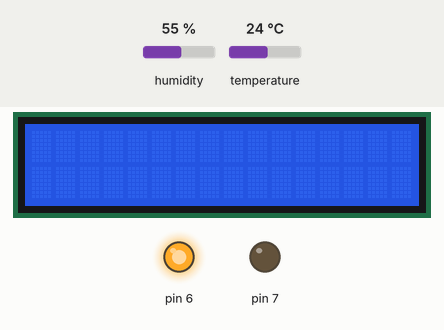
Simulated run of this sketch. Board: Arduino Uno, built with avr-gcc and run on an emulated ATmega328P. Parts: 16×2 character LCD, output pins drawn as LEDs (lit = HIGH). Inputs (shaded band) come from the test bench; at power-on: temperature 24 °C, humidity 55 %.

Above: at 1.2 s.
1.3 s: temperature set to 20.6 °C
At 4.2 s:
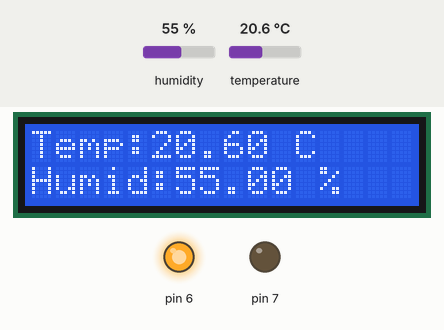
4.5 s: temperature set to 19.5 °C
At 8.7 s:
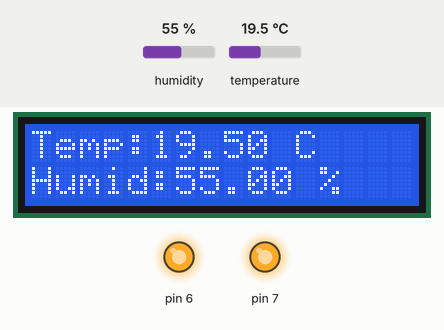
9.0 s: temperature set to 16.8 °C
At 11.1 s:
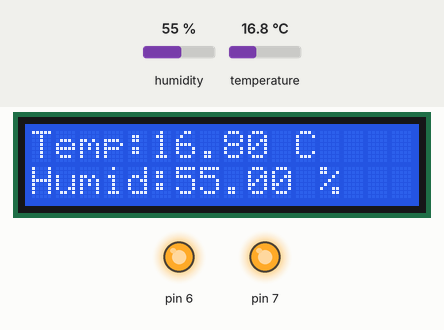
12.0 s: temperature set to 15.4 °C
At 14.1 s:
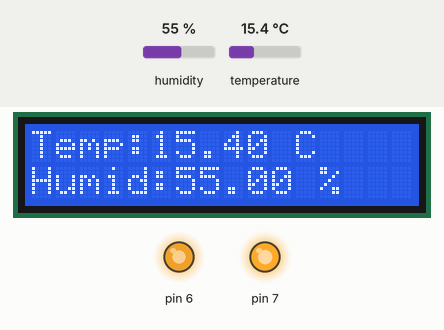
15.0 s: temperature set to 28 °C
At 16.9 s:
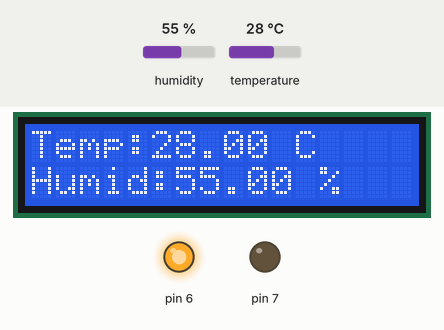
18.0 s: humidity set to 22 %
At 20.3 s:
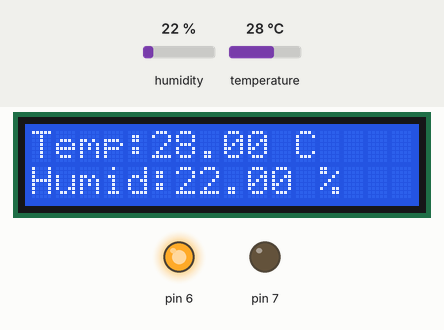
Timing chart, 0 to 21.8 s (numbered marks = the images above; inputs shaded):
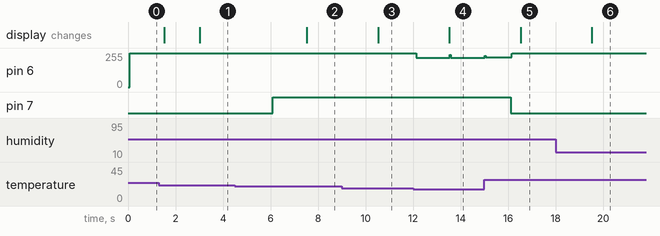

The sketch:

sketch_apr17b.ino
```cpp
unsigned long PreviousTime=0;
const unsigned long interval=1500;
unsigned long timer;
#include <LiquidCrystal_I2C.h>
LiquidCrystal_I2C lcd(0x27, 16, 2);
#include <DHT.h>;
#define DHTPIN 8
#define DHTTYPE DHT22
DHT dht(DHTPIN, DHTTYPE);
float t;
float h;
void setup() {
 lcd.init();
 lcd.backlight();
 dht.begin();
 pinMode(7, OUTPUT);
 pinMode(6, OUTPUT);
}

void loop() {
  digitalWrite(6, HIGH);
    h = dht.readHumidity();
    t = dht.readTemperature();
  timer=millis();
  if(timer-PreviousTime>=interval){
    lcd.setCursor(0, 0);
    lcd.print("Temp:");
    lcd.print(t);
    lcd.print(" C");
    lcd.setCursor(0, 1);
    lcd.print("Humid:");
    lcd.print(h);
    lcd.print(" %");
    PreviousTime=timer;
  }
    if(t>20) digitalWrite(7, LOW);
    else digitalWrite(7, HIGH);
    if(t<16) digitalWrite(6, LOW);
    else digitalWrite(6, HIGH);
 }
```

Measured:
- the behaviour switches between 20.1 and 20 °C on temperature (found by bisection; images 1 and 2)
- after the input at 1.3 s, the display: first differs from a run without the input after 1.7 s (image 1)
- after the input at 4.5 s, pin 7: LOW → HIGH after 1.6 s; the display: changes after 3.0 s (image 2)
- after the input at 9.0 s, the display: changes after 1.5 s (image 3)
- after the input at 12.0 s, pin 6: 255/255 → 220/255 after 0.14 s; the display: changes after 1.5 s (image 4)
- after the input at 15.0 s, pin 7: HIGH → LOW after 1.1 s; the display: changes after 1.5 s (image 5)
- after the input at 18.0 s, the display: changes after 1.5 s (image 6)
